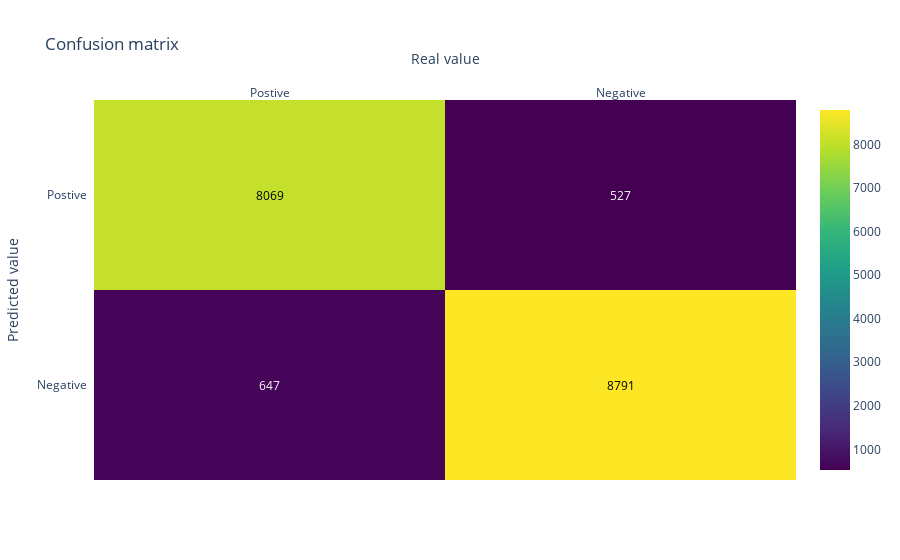

The cell this chart's notebook holds for it:
### Code cell
print(metrics.accuracy_score(y_test,pred_value_rf))
conf_matrix(metrics.confusion_matrix(y_test, pred_value_rf))

### Figure 1 — Plotly figure (JSON) as saved in the notebook; plotly's stock layout.template omitted (floating-point values rounded to 4 significant figures)
{"data": [{"colorscale": [[0, "#440154"], [0.1111, "#482878"], [0.2222, "#3e4989"], [0.3333, "#31688e"], [0.4444, "#26828e"], [0.5556, "#1f9e89"], [0.6667, "#35b779"], [0.7778, "#6ece58"], [0.8889, "#b5de2b"], [1, "#fde725"]], "reversescale": false, "showscale": true, "type": "heatmap", "x": ["Postive", "Negative"], "y": ["Negative", "Postive"], "z": [[647, 8791], [8069, 527]]}], "layout": {"annotations": [{"font": {"color": "#FFFFFF"}, "showarrow": false, "text": "647", "x": "Postive", "xref": "x", "y": "Negative", "yref": "y"}, {"font": {"color": "#000000"}, "showarrow": false, "text": "8791", "x": "Negative", "xref": "x", "y": "Negative", "yref": "y"}, {"font": {"color": "#000000"}, "showarrow": false, "text": "8069", "x": "Postive", "xref": "x", "y": "Postive", "yref": "y"}, {"font": {"color": "#FFFFFF"}, "showarrow": false, "text": "527", "x": "Negative", "xref": "x", "y": "Postive", "yref": "y"}], "title": {"text": "Confusion matrix"}, "xaxis": {"dtick": 1, "gridcolor": "rgb(0, 0, 0)", "side": "top", "ticks": "", "title": {"text": "Real value"}}, "yaxis": {"dtick": 1, "ticks": "", "ticksuffix": "  ", "title": {"text": "Predicted value"}}}}
